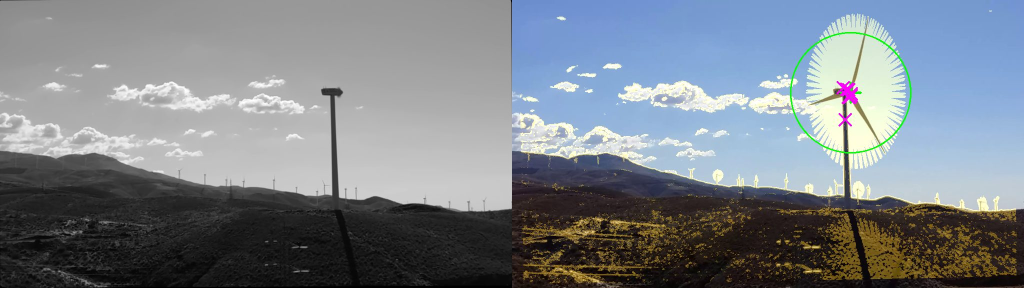
#> input picture blade_prototype/innovation_review_assets/abla_overlay.jpg, 2048 x 576 px (shown at 1/2 size)
$ python -i closeup_intake_physical.py   (imports and definitions only)
#> lines starting #> are read from the running program, lines starting #| are printed output that depends on the picture
#> further down, picture is the input picture: shape (576, 2048, 3); mean B, G, R 136.6, 130, 123.5
#!/usr/bin/env python3
"""Mode B §1.2 取像閘門：把「葉片弦向 ≥ 1/3 畫面」當成**物理量**來量，四種操作化各量一次。

`BLADE_CLOSEUP_SPEC.md` §1.2 寫「這條規則可以用一個分割模型或簡單的前景占比自動判」。
`CLOSEUP_INTAKE_GATE.md`（A3）已經證否了其中「簡單的前景占比」那一版——Mode A 的局部天空模型
把填滿畫面的葉片當背景。當時的結論是「先用凍結特徵的外觀探針給拒收理由，但**不得拒收或放行**」，
而接棒筆記把「換掉外觀探針」排成下一步：要的是一個**量得到弦向占比**的東西，不是學取景碼的分類器。

這支腳本就是去做那件事，四種互相獨立的操作化：

1. `border`  邊框眾數色當背景 → 前景的最大內接圓直徑 / 短邊（= 弦長）
2. `chord`   Canny + Hough 取長直線 → 主方向上近平行線的間距（= 前後緣間距）
3. `bg`      天空（藍／亮且平滑、與上下緣相連）+ 地面（綠褐且粗糙）占畫面比
4. `thin`    形態學 top-hat／black-hat，結構元素取短邊的 1/3 → **比 1/3 還細的結構**的
             面積、跨距與寬度（規格門檻的直接反面：有細結構橫跨畫面就不是近身照）

四種都在 1,065 張有真值的 wtb 影像上量，並用 `closeup_blade_groups_wtb.json` 的群感知 5 折
把全部特徵餵進同一個純 numpy 邏輯迴歸（與 `closeup_baseline.py` 同一個實作慣例：零初始化、
無隨機種子，重跑逐位元相同）。

用法（影像不進版控，要自己準備）：

    python3 scripts/closeup_intake_physical.py run --images <JPEGImages 目錄> \\
        --out data/closeup_intake_physical_wtb.json
    python3 scripts/closeup_intake_physical.py report

**這支腳本不是閘門**：它的產出是「這些量測有沒有鑑別力」的證據。結論寫在
`CLOSEUP_INTAKE_GATE.md` §5 與 SPEC §1.2 的註記裡。
"""
from __future__ import annotations

import argparse
import json
import os
import sys
from pathlib import Path

import numpy as np

ROOT = Path(__file__).resolve().parents[1]
WORK = 384          # 量測工作尺度；比 Mode A 的 1024 小，因為這裡量的是大尺度形狀
HOUGH_WORK = 512    # 直線偵測需要多一點解析度

TRUTH = ROOT / "data" / "closeup_intake_wtb.json"
GROUPS = ROOT / "data" / "closeup_blade_groups_wtb.json"


# --------------------------------------------------------------- 四組量測


def _resize(im, work: int):
#> called with work = 384
    import cv2

    h, w = im.shape[:2]
#> h = 576; w = 2048
    s = work / max(h, w)
#> s = 0.188
    if s >= 1:
        return im
    return cv2.resize(im, (int(round(w * s)), int(round(h * s))), interpolation=cv2.INTER_AREA)
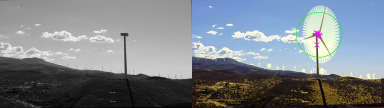
#> returned value: shape (108, 384, 3); mean of channels 0, 1, 2 136.6, 130, 123.5; drawn as B, G, R


# [87 lines left out: functions feat_border, feat_chord, feat_bg, not called in this run]


def feat_thin(im) -> dict:
    """形態學 top-hat／black-hat，結構元素 = 短邊的 1/3。

    §1.2 的門檻直接反過來用：**比 1/3 畫面還細**的結構才會有反應。
    整機照（三片 + 塔架）與展向遠視（一條細葉片）會亮，近身照不會。
    """
    import cv2

    im = _resize(im, WORK)
    h, w = im.shape[:2]
#> h = 108; w = 384
    short, diag = min(h, w), float(np.hypot(h, w))
#> short = 108; diag = 398.9
    g = cv2.GaussianBlur(cv2.cvtColor(im, cv2.COLOR_BGR2GRAY), (3, 3), 0).astype(np.uint8)
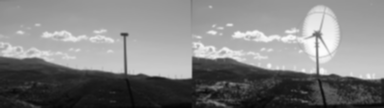
#> g: shape (108, 384); min 4, max 251, mean 128.8
    k = max(3, int(round(short / 3)) | 1)
#> k = 37
    se = cv2.getStructuringElement(cv2.MORPH_ELLIPSE, (k, k))
    resp = np.maximum(cv2.morphologyEx(g, cv2.MORPH_BLACKHAT, se),
                      cv2.morphologyEx(g, cv2.MORPH_TOPHAT, se))
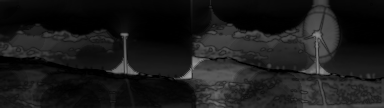
#> resp: shape (108, 384); min 0, max 162, mean 25.7
    med = float(np.median(resp))
#> med = 18
    mad = float(np.median(np.abs(resp - med))) + 1e-6
#> mad = 15
    m = (resp > med + 8.0 * 1.4826 * mad).astype(np.uint8)
#> m: shape (108, 384); every value is 0
    m = cv2.morphologyEx(m, cv2.MORPH_CLOSE, cv2.getStructuringElement(cv2.MORPH_ELLIPSE, (5, 5)))
    n, lb, stats, _ = cv2.connectedComponentsWithStats(m, 8)
#> lb: shape (108, 384) int32; every value is 0
#> n = 1; stats = [[0, 0, 384, 108, 41472]]
    best_len = best_wid = area_frac = 0.0
    for i in range(1, n):
        a = int(stats[i, cv2.CC_STAT_AREA])
        if a < 0.0008 * h * w:
            continue
        ys, xs = np.nonzero(lb == i)
        pts = np.stack([xs, ys], 1).astype(np.float32)
        c = pts - pts.mean(0)
        _, sv, _ = np.linalg.svd(c, full_matrices=False)
        length, width = 4.0 * sv[0] / np.sqrt(len(pts)), 4.0 * sv[1] / np.sqrt(len(pts))
        if length > best_len:
            best_len, best_wid = float(length), float(width)
        area_frac += a / (h * w)
#> after the loop, area_frac = 0; best_len = 0; best_wid = 0
    return {"thin_area_frac": float(area_frac), "thin_span_frac": float(best_len) / diag,
            "thin_width_frac": float(best_wid) / short,
            "thin_elong": float(best_len / max(best_wid, 1e-6))}


FAMILIES = {"border": feat_border, "chord": feat_chord, "bg": feat_bg, "thin": feat_thin}


# --------------------------------------------------------------- 評估


# [195 lines left out: functions _logistic, _balanced_accuracy, evaluate, cmd_run, render_markdown, cmd_report and 1 more, not called in this run]


# [2 lines not run here, left out]

>>> import cv2
>>> picture = cv2.imread('../innovation_review_assets/abla_overlay.jpg')
>>> result = feat_thin(picture)
#> result = {'thin_area_frac': 0, 'thin_span_frac': 0, 'thin_width_frac': 0, 'thin_elong': 0}

$ run again, on blade_prototype/innovation_review_assets/maasvlakte_4_overlay.jpg
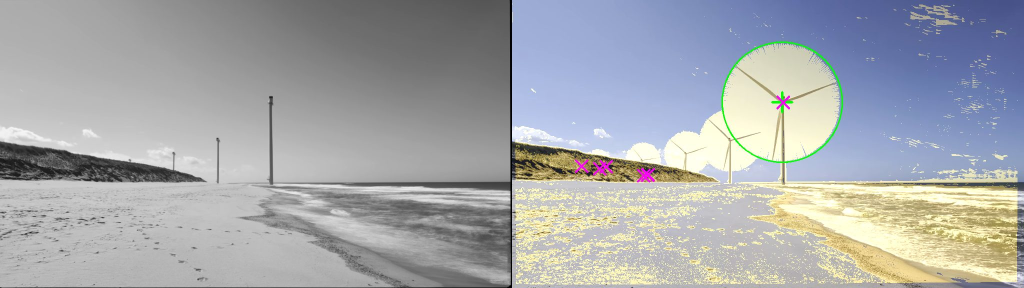
#> input picture blade_prototype/innovation_review_assets/maasvlakte_4_overlay.jpg, 2048 x 576 px (shown at 1/2 size)
#> picture is the input picture: shape (576, 2048, 3); mean B, G, R 171.1, 168.1, 165.7
#> in feat_thin, `g = cv2.GaussianBlur(cv2.cvtColor(im, cv2.COLOR_BGR2GRAY), (3, 3), 0)...`:
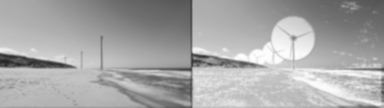
#> g: shape (108, 384); min 36, max 253, mean 167.8
#> in feat_thin, `resp = np.maximum(cv2.morphologyEx(g, cv2.MORPH_BLACKHAT, se), cv2.mor..`:
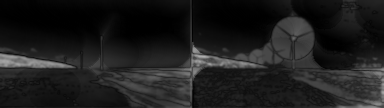
#> resp: shape (108, 384); min 0, max 175, mean 29.1
#> med = 22
#> mad = 15
#> m: shape (108, 384); every value is 0
#> lb: shape (108, 384) int32; every value is 0
#> n = 1; stats = [[0, 0, 384, 108, 41472]]
#> after the loop in feat_thin, `for i in range(1, n):`: area_frac = 0
#> result = {'thin_area_frac': 0, 'thin_span_frac': 0, 'thin_width_frac': 0, 'thin_elong': 0}

$ run again, on blade_prototype/innovation_review_assets/masenberg_overlay.jpg
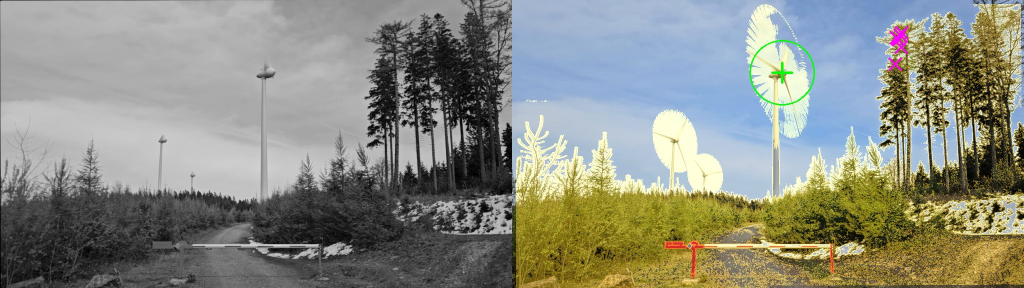
#> input picture blade_prototype/innovation_review_assets/masenberg_overlay.jpg, 2048 x 576 px (shown at 1/2 size)
#> picture is the input picture: shape (576, 2048, 3); mean B, G, R 129.6, 140.7, 138.5
#> in feat_thin, `g = cv2.GaussianBlur(cv2.cvtColor(im, cv2.COLOR_BGR2GRAY), (3, 3), 0)...`:
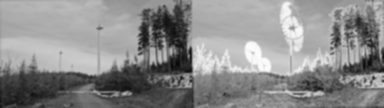
#> g: shape (108, 384); min 8, max 251, mean 138.9
#> in feat_thin, `resp = np.maximum(cv2.morphologyEx(g, cv2.MORPH_BLACKHAT, se), cv2.mor..`:
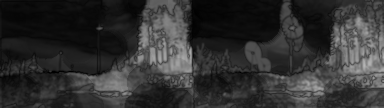
#> resp: shape (108, 384); min 0, max 182, mean 48.7
#> med = 38
#> mad = 24
#> m: shape (108, 384); every value is 0
#> lb: shape (108, 384) int32; every value is 0
#> n = 1; stats = [[0, 0, 384, 108, 41472]]
#> after the loop in feat_thin, `for i in range(1, n):`: area_frac = 0
#> result = {'thin_area_frac': 0, 'thin_span_frac': 0, 'thin_width_frac': 0, 'thin_elong': 0}
